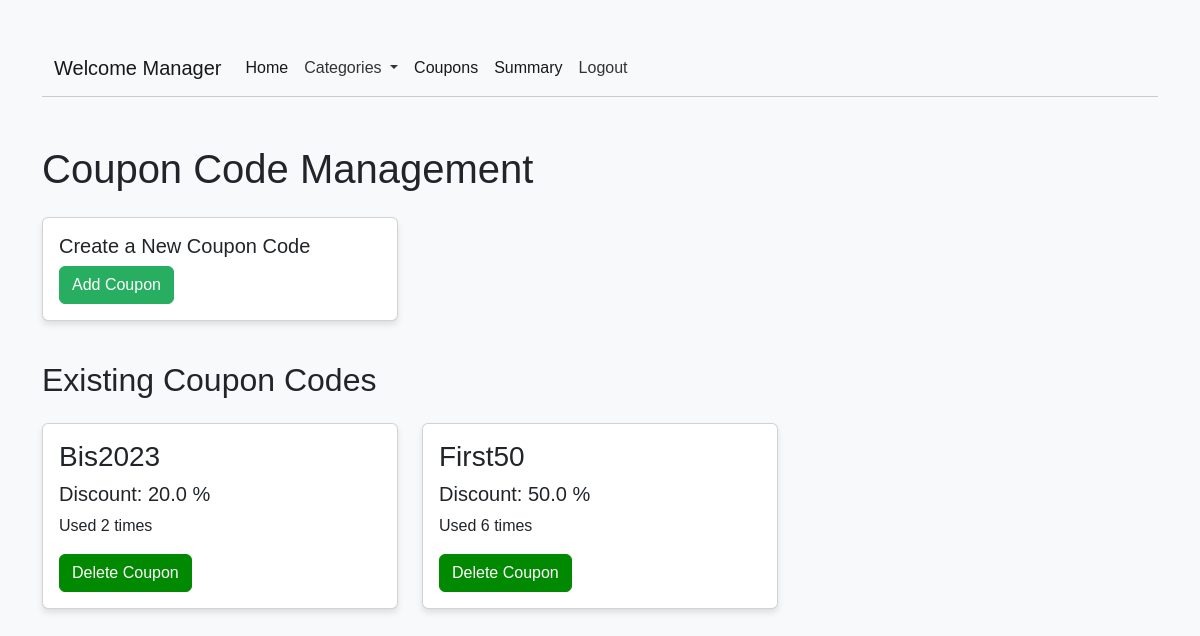
The page /manager/coupons (signed in) on the database its author committed.
### tables this page shows
CREATE TABLE "coupons" (
	"coupon_code"	TEXT NOT NULL UNIQUE,
	"discount_percentage"	REAL NOT NULL,
	PRIMARY KEY("coupon_code")
);

### applications/manager_controller.py (the view)
@app.route('/manager/coupons', methods=['GET'])
def coupons():
    only_categories = get_categories();
    if 'manager' not in session:
        return redirect('/manager/login')
    try:
        coupons = get_coupon_codes_from_db()
        return render_template('manager_coupons.html', coupons=coupons, only_categories=only_categories)
    except Exception as e:
        flash(str(e))
        return redirect('/manager/dashboard')

### app.py (called while the page is built)
@app.teardown_appcontext
def teardown_db(exception=None):
    db = g.pop('db', None)
    if db is not None:
        db.close()

### applications/categories_functions.py (called while the page is built)
def get_categories():
    db = get_db()
    cursor = db.cursor()
    cursor.execute("SELECT * FROM categories")
    categories = cursor.fetchall()
    cursor.close()
    return categories

### applications/database.py (called while the page is built)
def get_db():
    if 'db' not in g:
        g.db = sqlite3.connect(DATABASE)
    return g.db

### applications/manager_coupons_functions.py (called while the page is built)
def get_coupon_codes_from_db():
    db = get_db()
    cursor = db.cursor()
    try:
        query = """
                SELECT c.coupon_code, c.discount_percentage, COUNT(u.user_email) AS usage_count
                FROM coupons c
                LEFT JOIN used_coupons u ON c.coupon_code = u.coupon_code
                GROUP BY c.coupon_code, c.discount_percentage
                """
        cursor.execute(query)
        rows = cursor.fetchall()
        result = [{'coupon_code': row[0], 'discount_percentage': row[1], 'count': row[2]} for row in rows]
        cursor.close()
        return result
    except Exception as e:
        cursor.close()
        raise e

### templates/manager_coupons.html (shortened to what this page needs)
{% extends "base_manager.html" %}
    {% block content %}
    <div class="container mt-5">
      <h1 class="mb-4">Coupon Code Management</h1>
      <div class="row">
        <div class="col-4">
          <div class="card">
            <div class="card-body">
              <h5 class="card-title">Create a New Coupon Code</h5>
              <a href="/manager/add_coupon" class="btn btn-primary">Add Coupon</a>
            </div>
          </div>
        </div>
      </div>
    </div>
    <div class="container">
      <h2 class="mb-4">Existing Coupon Codes</h2>
      <div class="row row-cols-1 row-cols-md-3 g-4">
        {% for coupon in coupons %}
        <div class="col">
          <div class="card">
            <div class="card-body">
              <h3 class="card-title">{{coupon['coupon_code']}}</h3>
              <h5 class="card-title">Discount: {{coupon['discount_percentage']}} %</h5>
              <p class="card-text">Used {{coupon['count']}} times</p>
              <a href="/manager/delete_coupon/{{coupon['coupon_code']}}" class="btn btn-darkgreen">Delete Coupon</a>
            </div>
          </div>
        </div>
        {% endfor %}
      </div>
    </div>
    {% endblock %}

### static/css/style_manager.css (style rules this page uses)
body { font-family: Arial, sans-serif; background-color: #f8f9fa; }
.container { margin-top: 40px; }
.card { transition: transform 0.3s; box-shadow: 0 4px 6px rgba(0, 0, 0, 0.1); }
.btn-primary { background-color: #27ae60; border-color: #27ae60; }
.btn-darkgreen { color: #fff; background-color: #018a01; border-color: #018a01; }

### rows shown on the page
coupons: coupon_code "Bis2023", discount_percentage "20.0", count "2"
coupons: coupon_code "First50", discount_percentage "50.0", count "6"
